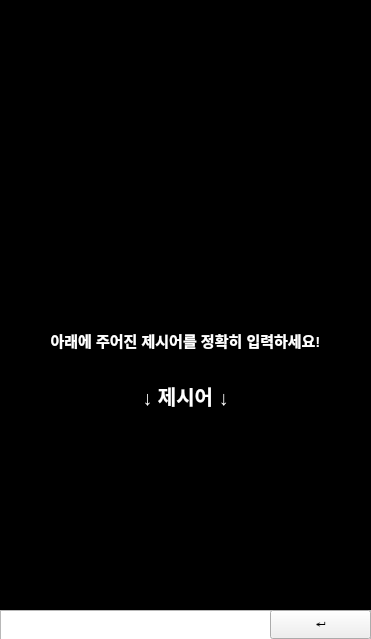
<?xml version="1.0" encoding="UTF-8"?>
<ui version="4.0">
 <class>MainWindow</class>
 <widget class="QMainWindow" name="MainWindow">
  <property name="geometry">
   <rect>
    <x>0</x>
    <y>0</y>
    <width>371</width>
    <height>639</height>
   </rect>
  </property>
  <property name="windowTitle">
   <string>MainWindow</string>
  </property>
  <widget class="QWidget" name="centralwidget">
   <widget class="QLabel" name="main_image">
    <property name="geometry">
     <rect>
      <x>-30</x>
      <y>0</y>
      <width>431</width>
      <height>361</height>
     </rect>
    </property>
    <property name="layoutDirection">
     <enum>Qt::LeftToRight</enum>
    </property>
    <property name="styleSheet">
     <string notr="true">background-color: rgb(0, 0, 0);</string>
    </property>
    <property name="text">
     <string/>
    </property>
    <property name="alignment">
     <set>Qt::AlignCenter</set>
    </property>
   </widget>
   <widget class="QLabel" name="bg_color">
    <property name="geometry">
     <rect>
      <x>0</x>
      <y>360</y>
      <width>471</width>
      <height>451</height>
     </rect>
    </property>
    <property name="palette">
     <palette>
      <active>
       <colorrole role="WindowText">
        <brush brushstyle="SolidPattern">
         <color alpha="255">
          <red>255</red>
          <green>255</green>
          <blue>255</blue>
         </color>
        </brush>
       </colorrole>
       <colorrole role="Button">
        <brush brushstyle="SolidPattern">
         <color alpha="255">
          <red>0</red>
          <green>0</green>
          <blue>0</blue>
         </color>
        </brush>
       </colorrole>
       <colorrole role="Light">
        <brush brushstyle="SolidPattern">
         <color alpha="255">
          <red>0</red>
          <green>0</green>
          <blue>0</blue>
         </color>
        </brush>
       </colorrole>
       <colorrole role="Midlight">
        <brush brushstyle="SolidPattern">
         <color alpha="255">
          <red>0</red>
          <green>0</green>
          <blue>0</blue>
         </color>
        </brush>
       </colorrole>
       <colorrole role="Dark">
        <brush brushstyle="SolidPattern">
         <color alpha="255">
          <red>0</red>
          <green>0</green>
          <blue>0</blue>
         </color>
        </brush>
       </colorrole>
       <colorrole role="Mid">
        <brush brushstyle="SolidPattern">
         <color alpha="255">
          <red>0</red>
          <green>0</green>
          <blue>0</blue>
         </color>
        </brush>
       </colorrole>
       <colorrole role="Text">
        <brush brushstyle="SolidPattern">
         <color alpha="255">
          <red>255</red>
          <green>255</green>
          <blue>255</blue>
         </color>
        </brush>
       </colorrole>
       <colorrole role="BrightText">
        <brush brushstyle="SolidPattern">
         <color alpha="255">
          <red>255</red>
          <green>255</green>
          <blue>255</blue>
         </color>
        </brush>
       </colorrole>
       <colorrole role="ButtonText">
        <brush brushstyle="SolidPattern">
         <color alpha="255">
          <red>255</red>
          <green>255</green>
          <blue>255</blue>
         </color>
        </brush>
       </colorrole>
       <colorrole role="Base">
        <brush brushstyle="SolidPattern">
         <color alpha="255">
          <red>0</red>
          <green>0</green>
          <blue>0</blue>
         </color>
        </brush>
       </colorrole>
       <colorrole role="Window">
        <brush brushstyle="SolidPattern">
         <color alpha="255">
          <red>0</red>
          <green>0</green>
          <blue>0</blue>
         </color>
        </brush>
       </colorrole>
       <colorrole role="Shadow">
        <brush brushstyle="SolidPattern">
         <color alpha="255">
          <red>0</red>
          <green>0</green>
          <blue>0</blue>
         </color>
        </brush>
       </colorrole>
       <colorrole role="AlternateBase">
        <brush brushstyle="SolidPattern">
         <color alpha="255">
          <red>0</red>
          <green>0</green>
          <blue>0</blue>
         </color>
        </brush>
       </colorrole>
       <colorrole role="ToolTipBase">
        <brush brushstyle="SolidPattern">
         <color alpha="255">
          <red>255</red>
          <green>255</green>
          <blue>220</blue>
         </color>
        </brush>
       </colorrole>
       <colorrole role="ToolTipText">
        <brush brushstyle="SolidPattern">
         <color alpha="255">
          <red>0</red>
          <green>0</green>
          <blue>0</blue>
         </color>
        </brush>
       </colorrole>
       <colorrole role="PlaceholderText">
        <brush brushstyle="SolidPattern">
         <color alpha="127">
          <red>255</red>
          <green>255</green>
          <blue>255</blue>
         </color>
        </brush>
       </colorrole>
      </active>
      <inactive>
       <colorrole role="WindowText">
        <brush brushstyle="SolidPattern">
         <color alpha="255">
          <red>255</red>
          <green>255</green>
          <blue>255</blue>
         </color>
        </brush>
       </colorrole>
       <colorrole role="Button">
        <brush brushstyle="SolidPattern">
         <color alpha="255">
          <red>0</red>
          <green>0</green>
          <blue>0</blue>
         </color>
        </brush>
       </colorrole>
       <colorrole role="Light">
        <brush brushstyle="SolidPattern">
         <color alpha="255">
          <red>0</red>
          <green>0</green>
          <blue>0</blue>
         </color>
        </brush>
       </colorrole>
       <colorrole role="Midlight">
        <brush brushstyle="SolidPattern">
         <color alpha="255">
          <red>0</red>
          <green>0</green>
          <blue>0</blue>
         </color>
        </brush>
       </colorrole>
       <colorrole role="Dark">
        <brush brushstyle="SolidPattern">
         <color alpha="255">
          <red>0</red>
          <green>0</green>
          <blue>0</blue>
         </color>
        </brush>
       </colorrole>
       <colorrole role="Mid">
        <brush brushstyle="SolidPattern">
         <color alpha="255">
          <red>0</red>
          <green>0</green>
          <blue>0</blue>
         </color>
        </brush>
       </colorrole>
       <colorrole role="Text">
        <brush brushstyle="SolidPattern">
         <color alpha="255">
          <red>255</red>
          <green>255</green>
          <blue>255</blue>
         </color>
        </brush>
       </colorrole>
       <colorrole role="BrightText">
        <brush brushstyle="SolidPattern">
         <color alpha="255">
          <red>255</red>
          <green>255</green>
          <blue>255</blue>
         </color>
        </brush>
       </colorrole>
       <colorrole role="ButtonText">
        <brush brushstyle="SolidPattern">
         <color alpha="255">
          <red>255</red>
          <green>255</green>
          <blue>255</blue>
         </color>
        </brush>
       </colorrole>
       <colorrole role="Base">
        <brush brushstyle="SolidPattern">
         <color alpha="255">
          <red>0</red>
          <green>0</green>
          <blue>0</blue>
         </color>
        </brush>
       </colorrole>
       <colorrole role="Window">
        <brush brushstyle="SolidPattern">
         <color alpha="255">
          <red>0</red>
          <green>0</green>
          <blue>0</blue>
         </color>
        </brush>
       </colorrole>
       <colorrole role="Shadow">
        <brush brushstyle="SolidPattern">
         <color alpha="255">
          <red>0</red>
          <green>0</green>
          <blue>0</blue>
         </color>
        </brush>
       </colorrole>
       <colorrole role="AlternateBase">
        <brush brushstyle="SolidPattern">
         <color alpha="255">
          <red>0</red>
          <green>0</green>
          <blue>0</blue>
         </color>
        </brush>
       </colorrole>
       <colorrole role="ToolTipBase">
        <brush brushstyle="SolidPattern">
         <color alpha="255">
          <red>255</red>
          <green>255</green>
          <blue>220</blue>
         </color>
        </brush>
       </colorrole>
       <colorrole role="ToolTipText">
        <brush brushstyle="SolidPattern">
         <color alpha="255">
          <red>0</red>
          <green>0</green>
          <blue>0</blue>
         </color>
        </brush>
       </colorrole>
       <colorrole role="PlaceholderText">
        <brush brushstyle="SolidPattern">
         <color alpha="127">
          <red>255</red>
          <green>255</green>
          <blue>255</blue>
         </color>
        </brush>
       </colorrole>
      </inactive>
      <disabled>
       <colorrole role="WindowText">
        <brush brushstyle="SolidPattern">
         <color alpha="255">
          <red>0</red>
          <green>0</green>
          <blue>0</blue>
         </color>
        </brush>
       </colorrole>
       <colorrole role="Button">
        <brush brushstyle="SolidPattern">
         <color alpha="255">
          <red>0</red>
          <green>0</green>
          <blue>0</blue>
         </color>
        </brush>
       </colorrole>
       <colorrole role="Light">
        <brush brushstyle="SolidPattern">
         <color alpha="255">
          <red>0</red>
          <green>0</green>
          <blue>0</blue>
         </color>
        </brush>
       </colorrole>
       <colorrole role="Midlight">
        <brush brushstyle="SolidPattern">
         <color alpha="255">
          <red>0</red>
          <green>0</green>
          <blue>0</blue>
         </color>
        </brush>
       </colorrole>
       <colorrole role="Dark">
        <brush brushstyle="SolidPattern">
         <color alpha="255">
          <red>0</red>
          <green>0</green>
          <blue>0</blue>
         </color>
        </brush>
       </colorrole>
       <colorrole role="Mid">
        <brush brushstyle="SolidPattern">
         <color alpha="255">
          <red>0</red>
          <green>0</green>
          <blue>0</blue>
         </color>
        </brush>
       </colorrole>
       <colorrole role="Text">
        <brush brushstyle="SolidPattern">
         <color alpha="255">
          <red>0</red>
          <green>0</green>
          <blue>0</blue>
         </color>
        </brush>
       </colorrole>
       <colorrole role="BrightText">
        <brush brushstyle="SolidPattern">
         <color alpha="255">
          <red>255</red>
          <green>255</green>
          <blue>255</blue>
         </color>
        </brush>
       </colorrole>
       <colorrole role="ButtonText">
        <brush brushstyle="SolidPattern">
         <color alpha="255">
          <red>0</red>
          <green>0</green>
          <blue>0</blue>
         </color>
        </brush>
       </colorrole>
       <colorrole role="Base">
        <brush brushstyle="SolidPattern">
         <color alpha="255">
          <red>0</red>
          <green>0</green>
          <blue>0</blue>
         </color>
        </brush>
       </colorrole>
       <colorrole role="Window">
        <brush brushstyle="SolidPattern">
         <color alpha="255">
          <red>0</red>
          <green>0</green>
          <blue>0</blue>
         </color>
        </brush>
       </colorrole>
       <colorrole role="Shadow">
        <brush brushstyle="SolidPattern">
         <color alpha="255">
          <red>0</red>
          <green>0</green>
          <blue>0</blue>
         </color>
        </brush>
       </colorrole>
       <colorrole role="AlternateBase">
        <brush brushstyle="SolidPattern">
         <color alpha="255">
          <red>0</red>
          <green>0</green>
          <blue>0</blue>
         </color>
        </brush>
       </colorrole>
       <colorrole role="ToolTipBase">
        <brush brushstyle="SolidPattern">
         <color alpha="255">
          <red>255</red>
          <green>255</green>
          <blue>220</blue>
         </color>
        </brush>
       </colorrole>
       <colorrole role="ToolTipText">
        <brush brushstyle="SolidPattern">
         <color alpha="255">
          <red>0</red>
          <green>0</green>
          <blue>0</blue>
         </color>
        </brush>
       </colorrole>
       <colorrole role="PlaceholderText">
        <brush brushstyle="SolidPattern">
         <color alpha="127">
          <red>0</red>
          <green>0</green>
          <blue>0</blue>
         </color>
        </brush>
       </colorrole>
      </disabled>
     </palette>
    </property>
    <property name="styleSheet">
     <string notr="true">background-color: rgb(0, 0, 0);</string>
    </property>
    <property name="text">
     <string/>
    </property>
   </widget>
   <widget class="QTextEdit" name="word_input">
    <property name="geometry">
     <rect>
      <x>0</x>
      <y>610</y>
      <width>371</width>
      <height>31</height>
     </rect>
    </property>
    <property name="verticalScrollBarPolicy">
     <enum>Qt::ScrollBarAlwaysOff</enum>
    </property>
    <property name="horizontalScrollBarPolicy">
     <enum>Qt::ScrollBarAlwaysOff</enum>
    </property>
   </widget>
   <widget class="QLabel" name="title">
    <property name="geometry">
     <rect>
      <x>0</x>
      <y>320</y>
      <width>371</width>
      <height>41</height>
     </rect>
    </property>
    <property name="font">
     <font>
      <pointsize>11</pointsize>
      <bold>true</bold>
     </font>
    </property>
    <property name="styleSheet">
     <string notr="true">color: rgb(255, 255, 255);</string>
    </property>
    <property name="text">
     <string>아래에 주어진 제시어를 정확히 입력하세요!</string>
    </property>
    <property name="alignment">
     <set>Qt::AlignCenter</set>
    </property>
   </widget>
   <widget class="QLabel" name="word">
    <property name="geometry">
     <rect>
      <x>0</x>
      <y>380</y>
      <width>371</width>
      <height>31</height>
     </rect>
    </property>
    <property name="font">
     <font>
      <pointsize>15</pointsize>
      <bold>true</bold>
     </font>
    </property>
    <property name="styleSheet">
     <string notr="true">color: rgb(255, 255, 255);</string>
    </property>
    <property name="text">
     <string>↓ 제시어 ↓</string>
    </property>
    <property name="alignment">
     <set>Qt::AlignCenter</set>
    </property>
   </widget>
   <widget class="QLabel" name="word_title">
    <property name="geometry">
     <rect>
      <x>0</x>
      <y>400</y>
      <width>371</width>
      <height>161</height>
     </rect>
    </property>
    <property name="font">
     <font>
      <pointsize>20</pointsize>
      <bold>true</bold>
     </font>
    </property>
    <property name="styleSheet">
     <string notr="true">color: rgb(255, 255, 255);</string>
    </property>
    <property name="text">
     <string/>
    </property>
    <property name="alignment">
     <set>Qt::AlignCenter</set>
    </property>
   </widget>
   <widget class="QPushButton" name="enter">
    <property name="geometry">
     <rect>
      <x>270</x>
      <y>610</y>
      <width>101</width>
      <height>29</height>
     </rect>
    </property>
    <property name="text">
     <string>↵</string>
    </property>
   </widget>
   <widget class="QLabel" name="word_tf">
    <property name="geometry">
     <rect>
      <x>0</x>
      <y>550</y>
      <width>371</width>
      <height>21</height>
     </rect>
    </property>
    <property name="font">
     <font>
      <pointsize>11</pointsize>
     </font>
    </property>
    <property name="styleSheet">
     <string notr="true">color: rgb(255, 255, 255);</string>
    </property>
    <property name="text">
     <string/>
    </property>
    <property name="alignment">
     <set>Qt::AlignCenter</set>
    </property>
   </widget>
   <widget class="QLabel" name="remaining_time">
    <property name="geometry">
     <rect>
      <x>0</x>
      <y>10</y>
      <width>371</width>
      <height>20</height>
     </rect>
    </property>
    <property name="styleSheet">
     <string notr="true">color: rgb(255, 255, 255);</string>
    </property>
    <property name="text">
     <string/>
    </property>
    <property name="alignment">
     <set>Qt::AlignCenter</set>
    </property>
   </widget>
   <widget class="QLabel" name="high_score">
    <property name="geometry">
     <rect>
      <x>0</x>
      <y>580</y>
      <width>371</width>
      <height>21</height>
     </rect>
    </property>
    <property name="font">
     <font>
      <pointsize>11</pointsize>
     </font>
    </property>
    <property name="styleSheet">
     <string notr="true">color: rgb(255, 255, 255);</string>
    </property>
    <property name="text">
     <string/>
    </property>
    <property name="alignment">
     <set>Qt::AlignCenter</set>
    </property>
   </widget>
  </widget>
 </widget>
 <resources/>
 <connections/>
</ui>
